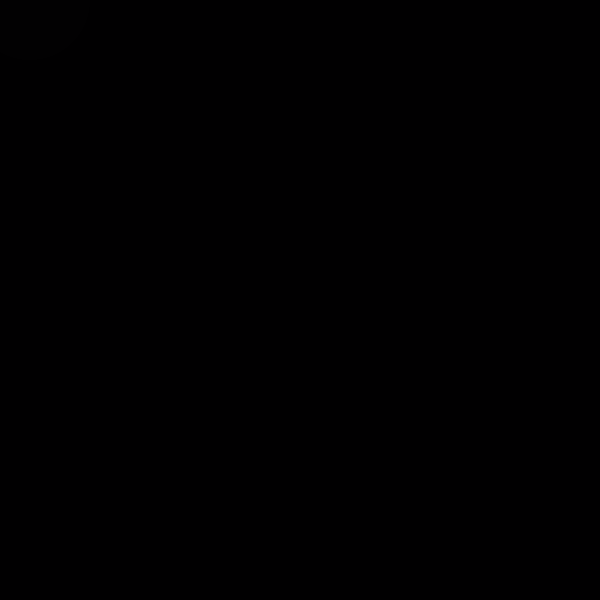
Frame 1 (no input)
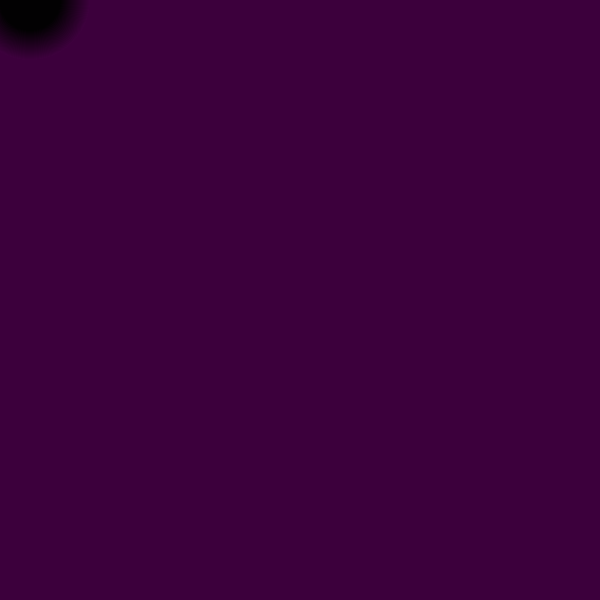
Frame 60 (the mouse pressed at the canvas centre just before this capture)
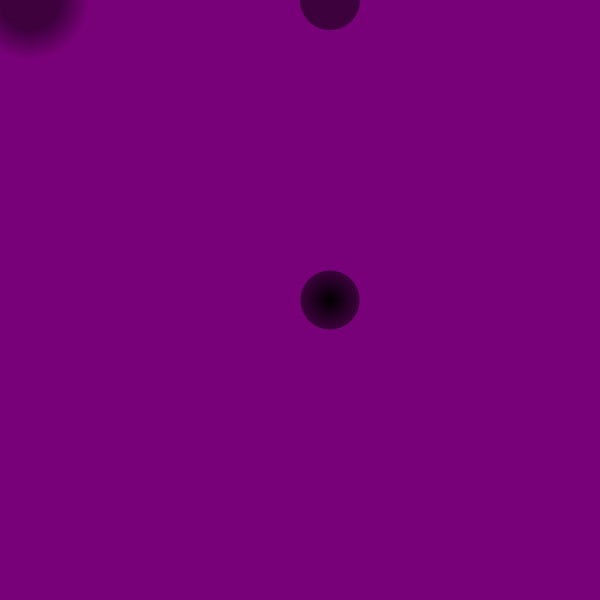
Frame 120 (the mouse held since frame 60 and released just before this capture)

The Processing sketch that drew these frames (run headless with seeded random() and noise(); from frame 60 on, the mouse is pressed at the canvas centre):

// Processing sketch: processing_110212
// ── processing_110212.pde

float value;
int c;
boolean i = false;
boolean value1 = false;

void setup(){
  size(600, 600);
  background(0);
  value = 120;
  c = 254;
}

void draw(){

 // background(181, 100, c, 50);
 fill(1);
  noStroke();
  ellipse(mouseX + 30, pmouseY, value, value);
  fill(181, 100, c, 1);
  rect(0, 0, 600, 600);


  if(value == 121 || value == 1){
  value1 = !value1;
  
  }
    
  if(!value1){
    value = value - 1;
    
    } 
    
    else{
      value = value + 1;
    }
  
  if (c==0 || c==255){ 
    i = !i;
  }
    
  if(!i){
   --c;
  }
   else{
     ++c;
   }
  
  println(value);
  
  
  
}
